Frame 1 (no input): blank canvas, image omitted
Frame 60 (no input): blank canvas, image omitted
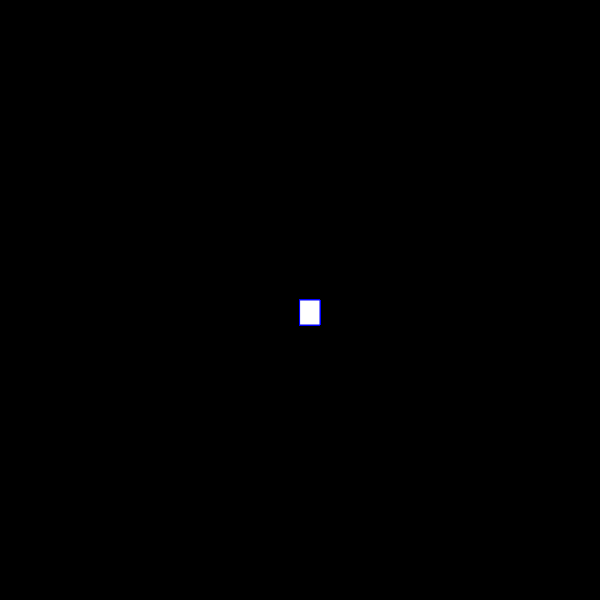
Frame 120 (the mouse pressed at the canvas centre since frame 60)

The p5.js sketch whose frames 1 and 60 were blank and that drew this single picture after the mouse press (run headless with seeded random() and noise() and a simulated clock; from frame 60 on, the mouse is pressed at the canvas centre):

// p5.js sketch
// ── sketch.js
function setup() {
    createCanvas(600, 600);
    background("black");
  }
  
  function draw() {
    
    stroke("blue")
    fill("white")
    
    // console.log(mouseIsPressed)
    
    if (mouseIsPressed) {
    rect(mouseX, mouseY, 20, 25);
    }
  }
